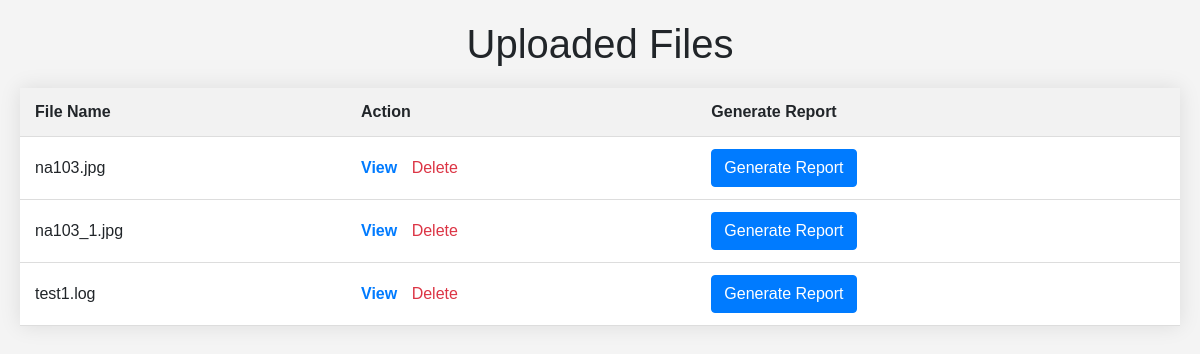
The app's page /user-files (signed in), older data.
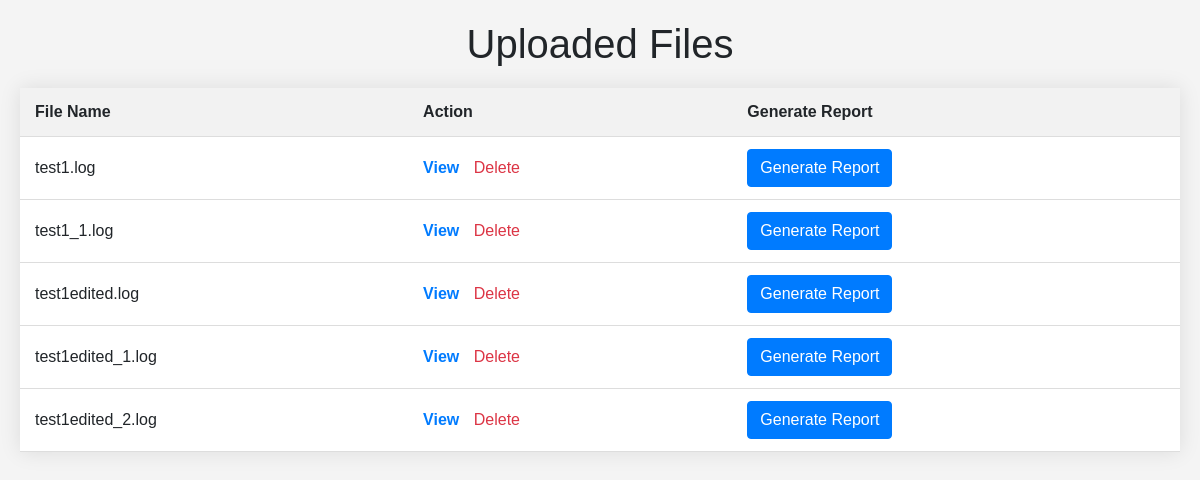
The same page, newer data.
### tables this page shows
CREATE TABLE files (
        id INTEGER PRIMARY KEY AUTOINCREMENT,
        user_id INTEGER,
        filename TEXT NOT NULL,
        file_data BLOB NOT NULL, user_email TEXT,
        FOREIGN KEY (user_id) REFERENCES users(id)
    );

### HTML/app.py (the view)
@app.route('/user-files')
def user_files():
    try:
        email = session.get('email')
        if not email:
            return jsonify(error='User not logged in'), 401
        conn = sqlite3.connect('database.db')
        cursor = conn.cursor()
        cursor.execute('SELECT filename FROM files WHERE user_email=?', (email,))
        files = cursor.fetchall()
        conn.close()
        return render_template('uploded-files.html', files=files)
    except Exception as e:
        return jsonify(error='Error retrieving files: ' + str(e)), 500

### HTML/app.py (called while the page is built)
@login_manager.user_loader
def load_user(user_id):
    return User(user_id)

### HTML/templates/uploded-files.html (shortened to what this page needs)
<!DOCTYPE html>
<html lang="en">
<head>
    <link rel="stylesheet" href="https://maxcdn.bootstrapcdn.com/bootstrap/4.5.2/css/bootstrap.min.css">
</head>
<body>
    <h1>Uploaded Files</h1>
    <table>
        <thead>
            <tr>
                <th>File Name</th>
                <th>Action</th>
                <th>Generate Report</th>
            </tr>
        </thead>
        <tbody>
            {% for file in files %}
            <tr id="file-row-{{ loop.index }}">
                <td>{{ file[0] }}</td>
                <td>
                    <a href="{{ url_for('view_file', filename=file[0]) }}" target="_blank">View</a>
                    <span class="delete-icon" onclick="confirmDelete({{ loop.index }})">Delete</span>
                </td>
                <td>
                    <button type="button" class="btn btn-primary" onclick="generateReport('{{ file[0] }}')">Generate Report</button>
                </td>
            </tr>
            {% endfor %}
        </tbody>
    </table>
</body>
</html>

### HTML/templates/uploded-files.html (style rules this page uses)
body { font-family: Arial, sans-serif; background-color: #f4f4f4; margin: 0; padding: 20px; }
h1 { text-align: center; margin-bottom: 20px; }
table { width: 100%; border-collapse: collapse; background-color: #fff; box-shadow: 0 0 20px rgba(0, 0, 0, 0.1); }
th, td { padding: 12px 15px; text-align: left; border-bottom: 1px solid #ddd; }
th { background-color: #f2f2f2; }
a { text-decoration: none; color: #007bff; font-weight: bold; margin-right: 10px; }
.delete-icon { color: #dc3545; cursor: pointer; }

Row changes from the older to the newer data that the page shows:
removed files: filename "na103.jpg"
removed files: filename "na103_1.jpg"
added files: filename "test1_1.log"
added files: filename "test1edited.log"
added files: filename "test1edited_1.log"
added files: filename "test1edited_2.log"
